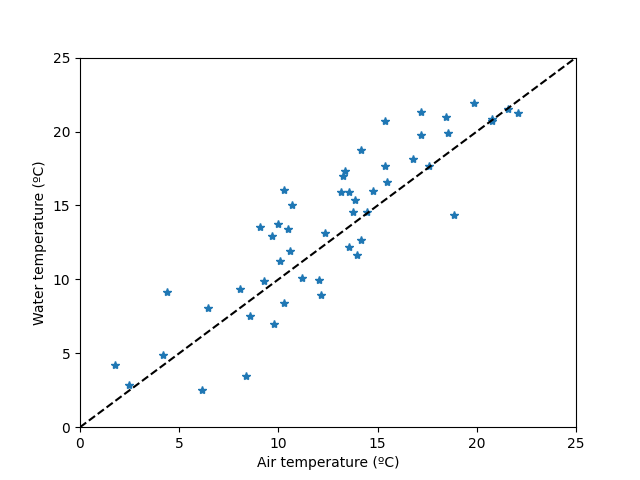

Write the Python code that produced this figure.
import os

from matplotlib import pyplot as plt
import numpy as np
import pandas as pd

# Read data
folder = '/nfs/alamode/Donnees_test/NAU48/'
meteo = pd.read_csv(os.path.join(folder, 'meteo.csv'), parse_dates=[0])

tw = pd.read_csv(os.path.join(folder, 'model_fld_tempSAT_b.wtr'), sep=';',
                 parse_dates=[0])
ind = np.in1d(meteo['time'], tw['time'])
ind2 = tw['time'] <= np.datetime64('2015-12-31')

plt.figure()
plt.plot(meteo['AirTemp'][ind], tw['temp0.000'][ind2], '*')
plt.plot([0, 25], [0, 25], 'k--')
plt.xlim([0, 25])
plt.ylim([0, 25])
plt.xlabel('Air temperature (ºC)')
plt.ylabel('Water temperature (ºC)')
plt.savefig('fig1.png')
